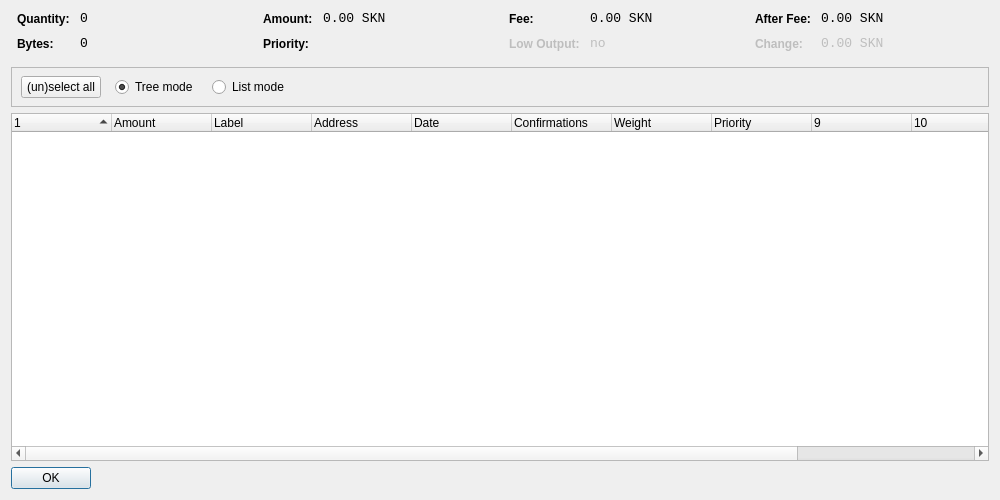
<?xml version="1.0" encoding="UTF-8"?>
<ui version="4.0">
 <class>CoinControlDialog</class>
 <widget class="QWidget" name="CoinControlDialog">
  <property name="geometry">
   <rect>
    <x>0</x>
    <y>0</y>
    <width>1000</width>
    <height>500</height>
   </rect>
  </property>
  <property name="windowTitle">
   <string>Coin Control</string>
  </property>
  <layout class="QVBoxLayout" name="verticalLayout">
   <item>
    <layout class="QHBoxLayout" name="horizontalLayoutTop" stretch="0,0,0,0">
     <property name="topMargin">
      <number>0</number>
     </property>
     <property name="bottomMargin">
      <number>10</number>
     </property>
     <item>
      <layout class="QFormLayout" name="formLayoutCoinControl1">
       <property name="horizontalSpacing">
        <number>10</number>
       </property>
       <property name="verticalSpacing">
        <number>10</number>
       </property>
       <property name="leftMargin">
        <number>6</number>
       </property>
       <property name="rightMargin">
        <number>6</number>
       </property>
       <item row="0" column="0">
        <widget class="QLabel" name="labelCoinControlQuantityText">
         <property name="styleSheet">
          <string notr="true">font-weight:bold;</string>
         </property>
         <property name="text">
          <string>Quantity:</string>
         </property>
        </widget>
       </item>
       <item row="0" column="1">
        <widget class="QLabel" name="labelCoinControlQuantity">
         <property name="font">
          <font>
           <family>Monospace</family>
           <pointsize>10</pointsize>
          </font>
         </property>
         <property name="cursor">
          <cursorShape>IBeamCursor</cursorShape>
         </property>
         <property name="contextMenuPolicy">
          <enum>Qt::ActionsContextMenu</enum>
         </property>
         <property name="text">
          <string notr="true">0</string>
         </property>
         <property name="textInteractionFlags">
          <set>Qt::LinksAccessibleByMouse|Qt::TextSelectableByKeyboard|Qt::TextSelectableByMouse</set>
         </property>
        </widget>
       </item>
       <item row="1" column="0">
        <widget class="QLabel" name="labelCoinControlBytesText">
         <property name="styleSheet">
          <string notr="true">font-weight:bold;</string>
         </property>
         <property name="text">
          <string>Bytes:</string>
         </property>
        </widget>
       </item>
       <item row="1" column="1">
        <widget class="QLabel" name="labelCoinControlBytes">
         <property name="font">
          <font>
           <family>Monospace</family>
           <pointsize>10</pointsize>
          </font>
         </property>
         <property name="cursor">
          <cursorShape>IBeamCursor</cursorShape>
         </property>
         <property name="contextMenuPolicy">
          <enum>Qt::ActionsContextMenu</enum>
         </property>
         <property name="text">
          <string notr="true">0</string>
         </property>
         <property name="textInteractionFlags">
          <set>Qt::LinksAccessibleByMouse|Qt::TextSelectableByKeyboard|Qt::TextSelectableByMouse</set>
         </property>
        </widget>
       </item>
      </layout>
     </item>
     <item>
      <layout class="QFormLayout" name="formLayoutCoinControl2">
       <property name="horizontalSpacing">
        <number>10</number>
       </property>
       <property name="verticalSpacing">
        <number>10</number>
       </property>
       <property name="leftMargin">
        <number>6</number>
       </property>
       <property name="rightMargin">
        <number>6</number>
       </property>
       <item row="0" column="0">
        <widget class="QLabel" name="labelCoinControlAmountText">
         <property name="styleSheet">
          <string notr="true">font-weight:bold;</string>
         </property>
         <property name="text">
          <string>Amount:</string>
         </property>
        </widget>
       </item>
       <item row="0" column="1">
        <widget class="QLabel" name="labelCoinControlAmount">
         <property name="font">
          <font>
           <family>Monospace</family>
           <pointsize>10</pointsize>
          </font>
         </property>
         <property name="cursor">
          <cursorShape>IBeamCursor</cursorShape>
         </property>
         <property name="contextMenuPolicy">
          <enum>Qt::ActionsContextMenu</enum>
         </property>
         <property name="text">
          <string notr="true">0.00 SKN</string>
         </property>
         <property name="textInteractionFlags">
          <set>Qt::LinksAccessibleByMouse|Qt::TextSelectableByKeyboard|Qt::TextSelectableByMouse</set>
         </property>
        </widget>
       </item>
       <item row="1" column="0">
        <widget class="QLabel" name="labelCoinControlPriorityText">
         <property name="styleSheet">
          <string notr="true">font-weight:bold;</string>
         </property>
         <property name="text">
          <string>Priority:</string>
         </property>
        </widget>
       </item>
       <item row="1" column="1">
        <widget class="QLabel" name="labelCoinControlPriority">
         <property name="font">
          <font>
           <family>Monospace</family>
           <pointsize>10</pointsize>
          </font>
         </property>
         <property name="cursor">
          <cursorShape>IBeamCursor</cursorShape>
         </property>
         <property name="contextMenuPolicy">
          <enum>Qt::ActionsContextMenu</enum>
         </property>
         <property name="text">
          <string/>
         </property>
         <property name="textInteractionFlags">
          <set>Qt::LinksAccessibleByMouse|Qt::TextSelectableByKeyboard|Qt::TextSelectableByMouse</set>
         </property>
        </widget>
       </item>
      </layout>
     </item>
     <item>
      <layout class="QFormLayout" name="formLayoutCoinControl3">
       <property name="horizontalSpacing">
        <number>10</number>
       </property>
       <property name="verticalSpacing">
        <number>10</number>
       </property>
       <property name="leftMargin">
        <number>6</number>
       </property>
       <property name="rightMargin">
        <number>6</number>
       </property>
       <item row="0" column="0">
        <widget class="QLabel" name="labelCoinControlFeeText">
         <property name="styleSheet">
          <string notr="true">font-weight:bold;</string>
         </property>
         <property name="text">
          <string>Fee:</string>
         </property>
        </widget>
       </item>
       <item row="0" column="1">
        <widget class="QLabel" name="labelCoinControlFee">
         <property name="font">
          <font>
           <family>Monospace</family>
           <pointsize>10</pointsize>
          </font>
         </property>
         <property name="cursor">
          <cursorShape>IBeamCursor</cursorShape>
         </property>
         <property name="contextMenuPolicy">
          <enum>Qt::ActionsContextMenu</enum>
         </property>
         <property name="text">
          <string notr="true">0.00 SKN</string>
         </property>
         <property name="textInteractionFlags">
          <set>Qt::LinksAccessibleByMouse|Qt::TextSelectableByKeyboard|Qt::TextSelectableByMouse</set>
         </property>
        </widget>
       </item>
       <item row="1" column="0">
        <widget class="QLabel" name="labelCoinControlLowOutputText">
         <property name="enabled">
          <bool>false</bool>
         </property>
         <property name="styleSheet">
          <string notr="true">font-weight:bold;</string>
         </property>
         <property name="text">
          <string>Low Output:</string>
         </property>
        </widget>
       </item>
       <item row="1" column="1">
        <widget class="QLabel" name="labelCoinControlLowOutput">
         <property name="enabled">
          <bool>false</bool>
         </property>
         <property name="font">
          <font>
           <family>Monospace</family>
           <pointsize>10</pointsize>
          </font>
         </property>
         <property name="cursor">
          <cursorShape>IBeamCursor</cursorShape>
         </property>
         <property name="contextMenuPolicy">
          <enum>Qt::ActionsContextMenu</enum>
         </property>
         <property name="text">
          <string>no</string>
         </property>
         <property name="textInteractionFlags">
          <set>Qt::LinksAccessibleByMouse|Qt::TextSelectableByKeyboard|Qt::TextSelectableByMouse</set>
         </property>
        </widget>
       </item>
      </layout>
     </item>
     <item>
      <layout class="QFormLayout" name="formLayoutCoinControl4">
       <property name="horizontalSpacing">
        <number>10</number>
       </property>
       <property name="verticalSpacing">
        <number>10</number>
       </property>
       <property name="leftMargin">
        <number>6</number>
       </property>
       <property name="rightMargin">
        <number>6</number>
       </property>
       <item row="0" column="0">
        <widget class="QLabel" name="labelCoinControlAfterFeeText">
         <property name="styleSheet">
          <string notr="true">font-weight:bold;</string>
         </property>
         <property name="text">
          <string>After Fee:</string>
         </property>
        </widget>
       </item>
       <item row="0" column="1">
        <widget class="QLabel" name="labelCoinControlAfterFee">
         <property name="font">
          <font>
           <family>Monospace</family>
           <pointsize>10</pointsize>
          </font>
         </property>
         <property name="cursor">
          <cursorShape>IBeamCursor</cursorShape>
         </property>
         <property name="contextMenuPolicy">
          <enum>Qt::ActionsContextMenu</enum>
         </property>
         <property name="text">
          <string notr="true">0.00 SKN</string>
         </property>
         <property name="textInteractionFlags">
          <set>Qt::LinksAccessibleByMouse|Qt::TextSelectableByKeyboard|Qt::TextSelectableByMouse</set>
         </property>
        </widget>
       </item>
       <item row="1" column="0">
        <widget class="QLabel" name="labelCoinControlChangeText">
         <property name="enabled">
          <bool>false</bool>
         </property>
         <property name="styleSheet">
          <string notr="true">font-weight:bold;</string>
         </property>
         <property name="text">
          <string>Change:</string>
         </property>
        </widget>
       </item>
       <item row="1" column="1">
        <widget class="QLabel" name="labelCoinControlChange">
         <property name="enabled">
          <bool>false</bool>
         </property>
         <property name="font">
          <font>
           <family>Monospace</family>
           <pointsize>10</pointsize>
          </font>
         </property>
         <property name="cursor">
          <cursorShape>IBeamCursor</cursorShape>
         </property>
         <property name="contextMenuPolicy">
          <enum>Qt::ActionsContextMenu</enum>
         </property>
         <property name="text">
          <string notr="true">0.00 SKN</string>
         </property>
         <property name="textInteractionFlags">
          <set>Qt::LinksAccessibleByMouse|Qt::TextSelectableByKeyboard|Qt::TextSelectableByMouse</set>
         </property>
        </widget>
       </item>
      </layout>
     </item>
    </layout>
   </item>
   <item>
    <widget class="QFrame" name="frame">
     <property name="minimumSize">
      <size>
       <width>0</width>
       <height>40</height>
      </size>
     </property>
     <property name="frameShape">
      <enum>QFrame::StyledPanel</enum>
     </property>
     <property name="frameShadow">
      <enum>QFrame::Sunken</enum>
     </property>
     <widget class="QWidget" name="horizontalLayoutWidget">
      <property name="geometry">
       <rect>
        <x>10</x>
        <y>0</y>
        <width>781</width>
        <height>41</height>
       </rect>
      </property>
      <layout class="QHBoxLayout" name="horizontalLayoutPanel" stretch="0,0,0,0">
       <property name="spacing">
        <number>14</number>
       </property>
       <item>
        <widget class="QPushButton" name="pushButtonSelectAll">
         <property name="sizePolicy">
          <sizepolicy hsizetype="Maximum" vsizetype="Fixed">
           <horstretch>0</horstretch>
           <verstretch>0</verstretch>
          </sizepolicy>
         </property>
         <property name="text">
          <string>(un)select all</string>
         </property>
        </widget>
       </item>
       <item>
        <widget class="QRadioButton" name="radioTreeMode">
         <property name="sizePolicy">
          <sizepolicy hsizetype="Maximum" vsizetype="Fixed">
           <horstretch>0</horstretch>
           <verstretch>0</verstretch>
          </sizepolicy>
         </property>
         <property name="text">
          <string>Tree mode</string>
         </property>
         <property name="checked">
          <bool>true</bool>
         </property>
        </widget>
       </item>
       <item>
        <widget class="QRadioButton" name="radioListMode">
         <property name="sizePolicy">
          <sizepolicy hsizetype="Maximum" vsizetype="Fixed">
           <horstretch>0</horstretch>
           <verstretch>0</verstretch>
          </sizepolicy>
         </property>
         <property name="text">
          <string>List mode</string>
         </property>
        </widget>
       </item>
       <item>
        <spacer name="horizontalSpacer">
         <property name="orientation">
          <enum>Qt::Horizontal</enum>
         </property>
         <property name="sizeHint" stdset="0">
          <size>
           <width>40</width>
           <height>20</height>
          </size>
         </property>
        </spacer>
       </item>
      </layout>
     </widget>
    </widget>
   </item>
   <item>
    <widget class="CoinControlTreeWidget" name="treeWidget">
     <property name="contextMenuPolicy">
      <enum>Qt::CustomContextMenu</enum>
     </property>
     <property name="sortingEnabled">
      <bool>false</bool>
     </property>
     <property name="columnCount">
      <number>12</number>
     </property>
     <attribute name="headerShowSortIndicator" stdset="0">
      <bool>true</bool>
     </attribute>
     <attribute name="headerStretchLastSection">
      <bool>false</bool>
     </attribute>
     <column>
      <property name="text">
       <string/>
      </property>
     </column>
     <column>
      <property name="text">
       <string>Amount</string>
      </property>
     </column>
     <column>
      <property name="text">
       <string>Label</string>
      </property>
     </column>
     <column>
      <property name="text">
       <string>Address</string>
      </property>
     </column>
     <column>
      <property name="text">
       <string>Date</string>
      </property>
     </column>
     <column>
      <property name="text">
       <string>Confirmations</string>
      </property>
      <property name="toolTip">
       <string>Confirmed</string>
      </property>
     </column>
     <column>
      <property name="text">
       <string>Weight</string>
      </property>
     </column>
     <column>
      <property name="text">
       <string>Priority</string>
      </property>
     </column>
     <column>
      <property name="text">
       <string/>
      </property>
     </column>
     <column>
      <property name="text">
       <string/>
      </property>
     </column>
     <column>
      <property name="text">
       <string/>
      </property>
     </column>
     <column>
      <property name="text">
       <string/>
      </property>
     </column>
    </widget>
   </item>
   <item>
    <widget class="QDialogButtonBox" name="buttonBox">
     <property name="sizePolicy">
      <sizepolicy hsizetype="Maximum" vsizetype="Fixed">
       <horstretch>0</horstretch>
       <verstretch>0</verstretch>
      </sizepolicy>
     </property>
     <property name="orientation">
      <enum>Qt::Horizontal</enum>
     </property>
     <property name="standardButtons">
      <set>QDialogButtonBox::Ok</set>
     </property>
    </widget>
   </item>
  </layout>
 </widget>
 <customwidgets>
  <customwidget>
   <class>CoinControlTreeWidget</class>
   <extends>QTreeWidget</extends>
   <header>coincontroltreewidget.h</header>
  </customwidget>
 </customwidgets>
 <resources/>
 <connections/>
</ui>
